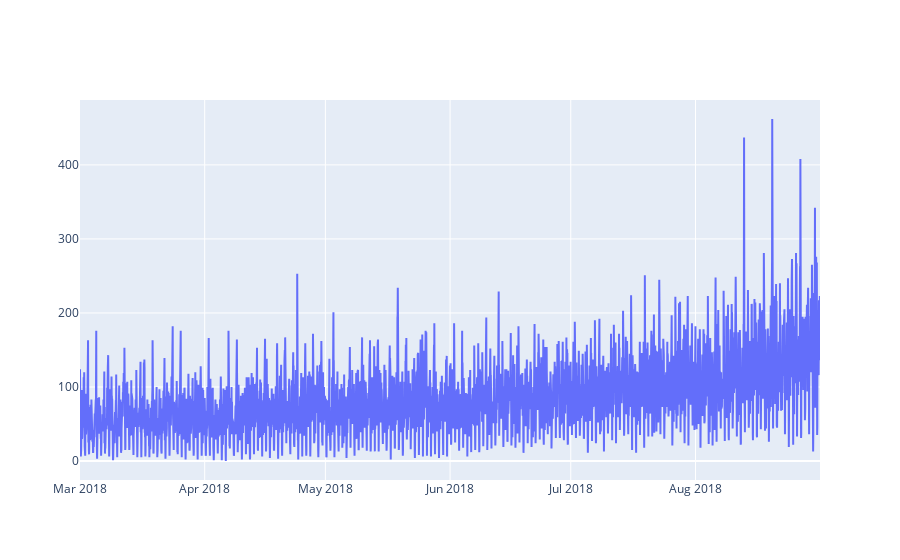

The notebook cell saved with this chart:
### Markdown cell above
So, the distribution is skewed to the right. The mean is slightly greater than the median.

### Code cell
fig = go.Figure([go.Scatter(x=df_hour.index, y=df_hour['num_orders'])])
fig.show()

### Figure 1 — Plotly figure (JSON) as saved in the notebook; plotly's stock layout.template omitted (floating-point values rounded to 4 significant figures; data arrays with more than 128 entries replaced by an {"elided": "..."} marker saying what was removed)
{"data": [{"type": "scatter", "x": {"elided": "4416 str values"}, "y": {"elided": "4416 int values"}}], "layout": {}}
